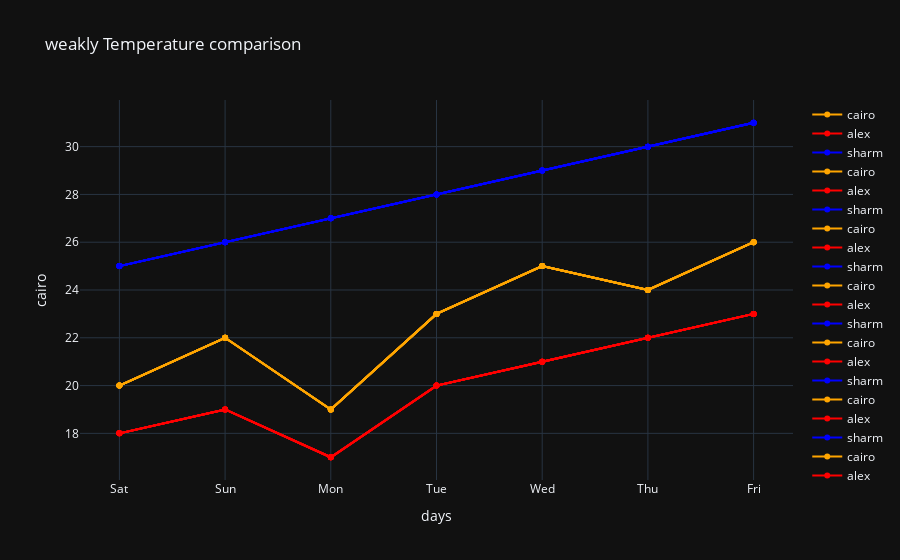

Notebook source saved alongside this figure:
### Code cell
#Line for cairo temp
fig.add_trace(go.Scatter(
    x = days ,
    y = cairo ,
    mode = 'lines+markers' ,
    name = 'cairo',
    line = dict(color = 'orange', width = 2)
))
#Line for alex temp

fig.add_trace(go.Scatter(
    x = days ,
    y = alex ,
    mode = 'lines+markers' ,
    name = 'alex',
    line = dict(color = 'red', width = 2)
))
#Line for sharm temp
fig.add_trace(go.Scatter(
    x = days ,
    y = sharm ,
    mode = 'lines+markers' ,
    name = 'sharm',
    line = dict(color = 'blue', width = 2)
))
# Update the figure layout settings

# yaxis_title: label shown on the y-axis (temperature values)
# hovermode: shows one hover box for all traces aligned on the same x value
# template: applies the dark theme style to the chart

fig.update_layout(
    title = "weakly Temperature comparison" ,   # title: sets the main title of the chart
    xaxis_title = "days" ,
    yaxis_title = "cairo" ,
    hovermode = "x unified" ,
    template = "plotly_dark",
)

### Figure 1 — Plotly figure (JSON) as saved in the notebook; plotly's stock layout.template omitted (floating-point values rounded to 4 significant figures)
{"data": [{"line": {"color": "orange", "width": 2}, "mode": "lines+markers", "name": "cairo", "x": ["Sat", "Sun", "Mon", "Tue", "Wed", "Thu", "Fri"], "y": [20, 22, 19, 23, 25, 24, 26], "type": "scatter"}, {"line": {"color": "red", "width": 2}, "mode": "lines+markers", "name": "alex", "x": ["Sat", "Sun", "Mon", "Tue", "Wed", "Thu", "Fri"], "y": [18, 19, 17, 20, 21, 22, 23], "type": "scatter"}, {"line": {"color": "blue", "width": 2}, "mode": "lines+markers", "name": "sharm", "x": ["Sat", "Sun", "Mon", "Tue", "Wed", "Thu", "Fri"], "y": [25, 26, 27, 28, 29, 30, 31], "type": "scatter"}, {"line": {"color": "orange", "width": 2}, "mode": "lines+markers", "name": "cairo", "x": ["Sat", "Sun", "Mon", "Tue", "Wed", "Thu", "Fri"], "y": [20, 22, 19, 23, 25, 24, 26], "type": "scatter"}, {"line": {"color": "red", "width": 2}, "mode": "lines+markers", "name": "alex", "x": ["Sat", "Sun", "Mon", "Tue", "Wed", "Thu", "Fri"], "y": [18, 19, 17, 20, 21, 22, 23], "type": "scatter"}, {"line": {"color": "blue", "width": 2}, "mode": "lines+markers", "name": "sharm", "x": ["Sat", "Sun", "Mon", "Tue", "Wed", "Thu", "Fri"], "y": [25, 26, 27, 28, 29, 30, 31], "type": "scatter"}, {"line": {"color": "orange", "width": 2}, "mode": "lines+markers", "name": "cairo", "x": ["Sat", "Sun", "Mon", "Tue", "Wed", "Thu", "Fri"], "y": [20, 22, 19, 23, 25, 24, 26], "type": "scatter"}, {"line": {"color": "red", "width": 2}, "mode": "lines+markers", "name": "alex", "x": ["Sat", "Sun", "Mon", "Tue", "Wed", "Thu", "Fri"], "y": [18, 19, 17, 20, 21, 22, 23], "type": "scatter"}, {"line": {"color": "blue", "width": 2}, "mode": "lines+markers", "name": "sharm", "x": ["Sat", "Sun", "Mon", "Tue", "Wed", "Thu", "Fri"], "y": [25, 26, 27, 28, 29, 30, 31], "type": "scatter"}, {"line": {"color": "orange", "width": 2}, "mode": "lines+markers", "name": "cairo", "x": ["Sat", "Sun", "Mon", "Tue", "Wed", "Thu", "Fri"], "y": [20, 22, 19, 23, 25, 24, 26], "type": "scatter"}, {"line": {"color": "red", "width": 2}, "mode": "lines+markers", "name": "alex", "x": ["Sat", "Sun", "Mon", "Tue", "Wed", "Thu", "Fri"], "y": [18, 19, 17, 20, 21, 22, 23], "type": "scatter"}, {"line": {"color": "blue", "width": 2}, "mode": "lines+markers", "name": "sharm", "x": ["Sat", "Sun", "Mon", "Tue", "Wed", "Thu", "Fri"], "y": [25, 26, 27, 28, 29, 30, 31], "type": "scatter"}, {"line": {"color": "orange", "width": 2}, "mode": "lines+markers", "name": "cairo", "x": ["Sat", "Sun", "Mon", "Tue", "Wed", "Thu", "Fri"], "y": [20, 22, 19, 23, 25, 24, 26], "type": "scatter"}, {"line": {"color": "red", "width": 2}, "mode": "lines+markers", "name": "alex", "x": ["Sat", "Sun", "Mon", "Tue", "Wed", "Thu", "Fri"], "y": [18, 19, 17, 20, 21, 22, 23], "type": "scatter"}, {"line": {"color": "blue", "width": 2}, "mode": "lines+markers", "name": "sharm", "x": ["Sat", "Sun", "Mon", "Tue", "Wed", "Thu", "Fri"], "y": [25, 26, 27, 28, 29, 30, 31], "type": "scatter"}, {"line": {"color": "orange", "width": 2}, "mode": "lines+markers", "name": "cairo", "x": ["Sat", "Sun", "Mon", "Tue", "Wed", "Thu", "Fri"], "y": [20, 22, 19, 23, 25, 24, 26], "type": "scatter"}, {"line": {"color": "red", "width": 2}, "mode": "lines+markers", "name": "alex", "x": ["Sat", "Sun", "Mon", "Tue", "Wed", "Thu", "Fri"], "y": [18, 19, 17, 20, 21, 22, 23], "type": "scatter"}, {"line": {"color": "blue", "width": 2}, "mode": "lines+markers", "name": "sharm", "x": ["Sat", "Sun", "Mon", "Tue", "Wed", "Thu", "Fri"], "y": [25, 26, 27, 28, 29, 30, 31], "type": "scatter"}, {"line": {"color": "orange", "width": 2}, "mode": "lines+markers", "name": "cairo", "x": ["Sat", "Sun", "Mon", "Tue", "Wed", "Thu", "Fri"], "y": [20, 22, 19, 23, 25, 24, 26], "type": "scatter"}, {"line": {"color": "red", "width": 2}, "mode": "lines+markers", "name": "alex", "x": ["Sat", "Sun", "Mon", "Tue", "Wed", "Thu", "Fri"], "y": [18, 19, 17, 20, 21, 22, 23], "type": "scatter"}, {"line": {"color": "blue", "width": 2}, "mode": "lines+markers", "name": "sharm", "x": ["Sat", "Sun", "Mon", "Tue", "Wed", "Thu", "Fri"], "y": [25, 26, 27, 28, 29, 30, 31], "type": "scatter"}], "layout": {"title": {"text": "weakly Temperature comparison"}, "xaxis": {"title": {"text": "days"}}, "yaxis": {"title": {"text": "cairo"}}, "hovermode": "x unified"}}
